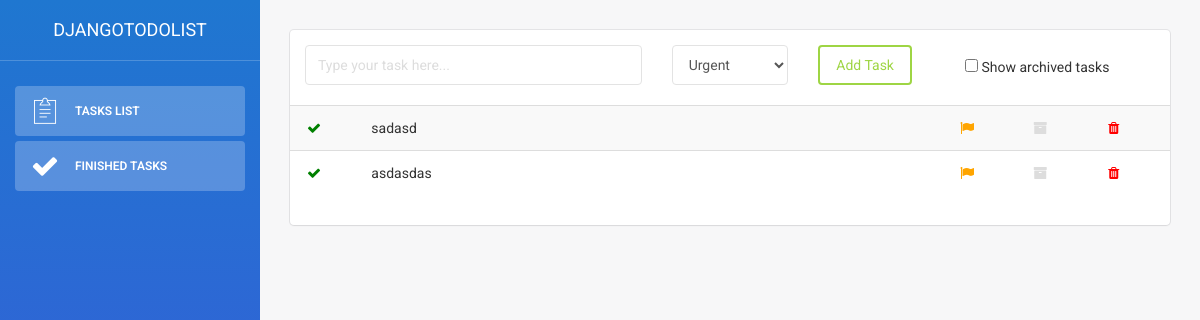
/, run on an earlier commit of the app's database.
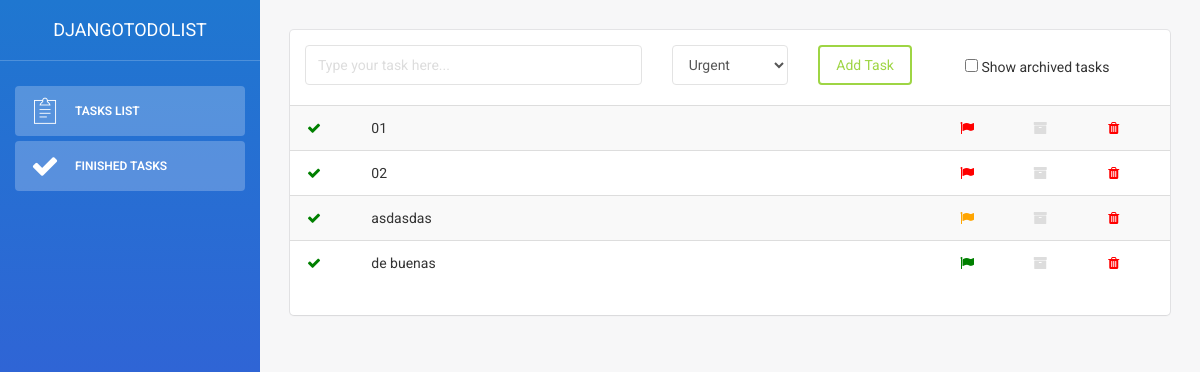
And on a later commit of the database.
### tasks/models.py (models this page shows, shortened)
class BaseModel(models.Model):
    date_created = models.DateTimeField(auto_now_add=True, null=True)
    last_updated = models.DateTimeField(auto_now=True, null=True)
    class Meta:
        abstract = True

class Tasks(BaseModel):
    URGENT = 1
    MEDIUM = 2
    LIGHT = 3
    LABEL_CHOICES = (
        (URGENT, 'Urgent'),
        (MEDIUM, 'Medium'),
        (LIGHT, 'Light'),
    )
    title = models.CharField(max_length=255)
    completed = models.BooleanField(default=False)
    description = models.TextField(null=True, blank=True)
    deadline_date = models.DateField(null=True, blank=True)
    order_priority = models.PositiveIntegerField(
        default=None, null=True, blank=True)
    label = models.PositiveSmallIntegerField(
        default=MEDIUM, choices=LABEL_CHOICES)
    archived = models.BooleanField(default=False)

### tasks/views.py (the view)
# urls.py: url(r'^$', views.list_tasks, name='home'),
@csrf_exempt
def list_tasks(request):
    show_archived = request.GET.get('showArchived', False)
    finished_tasks = request.GET.get('finished', False)
    if show_archived:
        all_tasks = Tasks.objects.filter(
            completed=False).order_by('label')
    elif finished_tasks:
        all_tasks = Tasks.objects.filter(
            completed=True)
    else:
        all_tasks = Tasks.objects.filter(
            completed=False, archived=show_archived).order_by('label')
    data_to_render = {
        'tasks': all_tasks,
    }
    return render(
        request, 'tasks.html', data_to_render)

### templates/tasks.html (shortened to what this page needs)
<!doctype html>
<html lang="en">
<head>
    {% load static %}
    <link href="{% static "css/bootstrap.min.css" %}" rel="stylesheet" />
    <link href="{% static "css/animate.min.css" %}" rel="stylesheet"/>
    <link href="{% static "css/light-bootstrap-dashboard.css" %}" rel="stylesheet"/>
    <link href="http://maxcdn.bootstrapcdn.com/font-awesome/4.2.0/css/font-awesome.min.css" rel="stylesheet">
    <link href="{% static "css/pe-icon-7-stroke.css" %}" rel="stylesheet" />
</head>
<body>
<div class="wrapper">
    <div class="sidebar" data-color="blue">
    	<div class="sidebar-wrapper">
            <div class="logo">
                <a href="http://www.github.com/lucasvieiramay" class="simple-text" target="_blank">
                    DjangoTodoList
                </a>
            </div>
            <ul class="nav">
                <li class="active">
                    <a href="/">
                        <i class="pe-7s-note2"></i>
                        <p>Tasks List</p>
                    </a>
                    <a href="/?finished=True">
                        <i class="fa fa-check"></i>
                        <p>Finished Tasks</p>
                    </a>
                </li>
            </ul>
    	</div>
    </div>
    <div class="main-panel">
        <div class="content">
            <div class="container-fluid">
                <div class="row">
                    <div class="col-md-12">
                        {% block content %}
                        <div class="card">
                            <div class="content table-responsive table-full-width">
                                <table class="table table-hover table-striped">
                                    <form method="POST" action="/create/" onsubmit="return validTask()">
                                        <thead>
                                            <tr>
                                                <div class="col-md-5">
                                                    <input class="form-control" maxlength="255" type="text" name="title" id="title" placeholder="Type your task here...">
                                                </div>
                                                <div class="col-md-2">
                                                    <select id="" name="label" id="label" class="form-control">
                                                        <option value="1"> Urgent </option>
                                                    </select>
                                                </div>
                                                <div class="col-md-2">
                                                    <button class="btn btn-success" type="submit">Add Task</button>
                                                </div>
                                                <div class="col-md-3" style="margin-top:10px;">
                                                    <input
                                                        onclick="showArchivedTasks()"
                                                        type="checkbox"
                                                        name="show_archived"
                                                        id="show_archived">
                                                            Show archived tasks
                                                </div>
                                            </tr>
                                            <br/>
                                            <br/>
                                            <br/>
                                        </thead>
                                    </form>
                                    <tbody>
                                        {% if tasks %}
                                            {% for task in tasks %}
                                                <tr class="segmentListItem" draggable="true">
                                                    <td class="col-md-1" onclick="completeTask({{task.pk}})" data-toggle="tooltip" title="Mark as Done">
                                                        <div style="cursor:pointer;">
                                                            <i style="color: green;" class="fa fa-check" aria-hidden="true"></i>
                                                        </div>
                                                    </td>
                                                        <td onclick="openModal(
                                                                {{task.id}}, '{{task.title}}'
                                                            )"
                                                            class="col-md-8"
                                                            data-toggle="tooltip"
                                                            title="Title">
                                                            <div style="cursor:pointer;">
                                                                {{task.title}}
                                                            </div>
                                                        </td>
                                                    {% if task.label == 1 %}
                                                        <td class="col-md-1" data-toggle="tooltip" title="Priority">
                                                            <i style="color: red;" class="fa fa-flag" aria-hidden="true"></i>
                                                        </td>
                                                    {% elif task.label == 2 %}
                                                        <td class="col-md-1" data-toggle="tooltip" title="Priority">
                                                            <i style="color: orange;" class="fa fa-flag" aria-hidden="true"></i>
                                                        </td>
                                                    {% else %}
                                                        <td class="col-md-1" data-toggle="tooltip" title="Priority">
                                                            <i style="color: green;" class="fa fa-flag" aria-hidden="true"></i>
                                                        </td>
                                                    {% endif %}
                                                    <td class="col-md-1" onclick="archiveTask({{task.pk}})" data-toggle="tooltip" title="Archive">
                                                        <div style="cursor:pointer;">
                                                            {% if task.archived %}
                                                                <i style="color: orange;" class="fa fa-archive" aria-hidden="true"></i>
                                                            {% else %}
                                                                <i style="color: #dddddd;" class="fa fa-archive" aria-hidden="true"></i>
                                                            {% endif %}
                                                        </div>
                                                    </td>
                                                    <td class="col-md-1" onclick="deleteTask({{task.pk}})" data-toggle="tooltip" title="Delete">
                                                        <div style="cursor:pointer;">
                                                            <i style="color: red;" class="fa fa-trash" aria-hidden="true"></i>
                                                        </div>
                                                    </td>
                                                </tr>
                                            {% endfor %}
                                        {% endif %}
                                    </tbody>
                                </table>
                            </div>
                        </div>
                        {% endblock %}
                    </div>
                </div>
            </div>
        </div>
    </div>
</div>
</body>
</html>

What changed in the data, as far as the page shows it:
no longer on this page (row edited): Tasks: title "sadasd", label 2 (drawn), archived False (drawn)
added Tasks: title "01", label 1 (drawn), archived False (drawn)
added Tasks: title "02", label 1 (drawn), archived False (drawn)
added Tasks: title "de buenas", label 3 (drawn), archived False (drawn)
